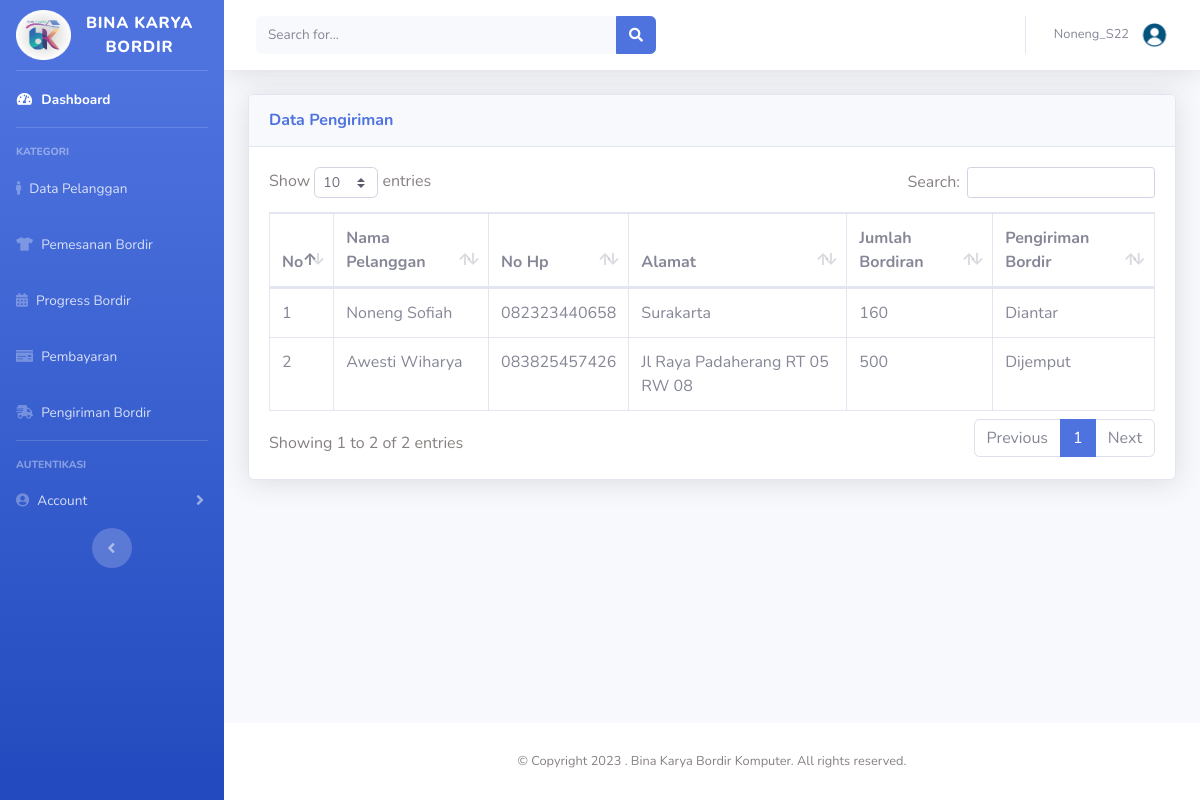
/data-pengiriman.php (signed in), run on an earlier commit of the app's database.
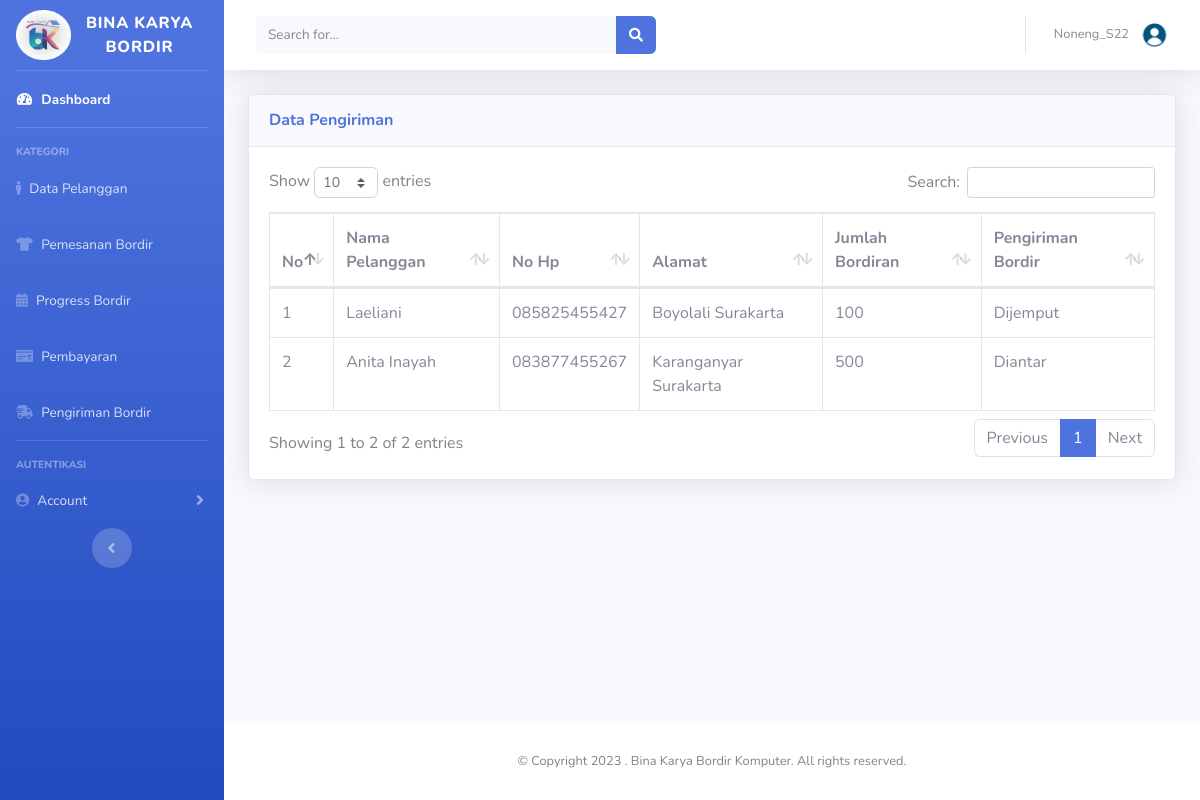
And on a later commit of the database.
### tables this page shows
CREATE TABLE `tb_pemesanan` (
  `ID_Pemesanan` int(11) NOT NULL,
  `ID_Pelanggan` int(11) NOT NULL,
  `Jumlah_Bordiran` int(11) NOT NULL,
  `Ukuran_Bordir` varchar(30) NOT NULL,
  `Estimasi_Bordir` varchar(30) NOT NULL,
  `Desain` varchar(30) NOT NULL,
  `Pengambilan_Bahan` varchar(30) NOT NULL,
  `Pengantaran_Barang` varchar(30) NOT NULL
);

CREATE TABLE `tb_pelanggan` (
  `ID_Pelanggan` int(11) NOT NULL,
  `Nama_Pelanggan` varchar(50) NOT NULL,
  `Alamat_Pelanggan` varchar(50) NOT NULL,
  `No_Hp` varchar(12) NOT NULL
);

### data-pengiriman.php (the view, shortened to what the changed rows need)
<?php
  if ($_SESSION['Username'] == ''){
    echo "<script>
      alert('Silahkan login terlebih dahulu');
      window.location='form-login.php';
    </script>";
  }else{
  ?>
<!DOCTYPE html>
<html lang="en">
  <head>
    <link href="vendor/fontawesome-free/css/all.min.css" rel="stylesheet" type="text/css" />
    <link href="css/sb-admin-2.min.css" rel="stylesheet" />
    <link href="vendor/datatables/dataTables.bootstrap4.min.css" rel="stylesheet" />
  </head>
  <body id="page-top">
    <div id="wrapper">
      <div id="content-wrapper" class="d-flex flex-column">
        <div id="content">
          <div class="container-fluid">
            <div class="card shadow mb-4">
              <div class="card-body">
                <div class="table-responsive">
                  <table class="table table-bordered" id="dataTable" width="100%" cellspacing="0">
                    <thead>
                      <tr>
                        <th>No</th>
                        <th>Nama Pelanggan</th>
                        <th>No Hp</th>
                        <th>Alamat</th>
                        <th>Jumlah Bordiran</th>
                        <th>Pengiriman Bordir</th>
                      </tr>
                    </thead>
                    <tbody>
                    <?php
                      include "koneksi.php";
                      $no=1;
                      $query= mysqli_query($connect,"select tb_pemesanan.*,tb_pelanggan.* from tb_pemesanan inner join tb_pelanggan on tb_pemesanan.ID_Pelanggan=tb_pelanggan.ID_Pelanggan");
                      while($data=mysqli_fetch_array($query)){
                    ?>
                      <tr>
                        <td><?php echo $no++; ?></td>
                        <td><?php echo $data['Nama_Pelanggan']; ?></td>
                        <td><?php echo $data['No_Hp']; ?></td>
                        <td><?php echo $data['Alamat_Pelanggan']; ?></td>
                        <td><?php echo $data['Jumlah_Bordiran']; ?></td>
                        <td><?php echo $data['Pengantaran_Barang']; ?></td>
                      </tr>
                      <?php
                      }
                      ?>
                    </tbody>
                  </table>
                </div>
              </div>
            </div>
          </div>
        </div>
      </div>
    </div>
  </body>
</html>
<?php } ?>

What changed in the data, as far as the page shows it:
changed tb_pemesanan: ID_Pelanggan.Nama_Pelanggan "Noneng Sofiah" → "Laeliani"; ID_Pelanggan.No_Hp "082323440658" → "085825455427"; ID_Pelanggan.Alamat_Pelanggan "Surakarta" → "Boyolali Surakarta"; Jumlah_Bordiran "160" → "100"; Pengantaran_Barang "Diantar" → "Dijemput"
changed tb_pemesanan: ID_Pelanggan.Nama_Pelanggan "Awesti Wiharya" → "Anita Inayah"; ID_Pelanggan.No_Hp "083825457426" → "083877455267"; ID_Pelanggan.Alamat_Pelanggan "Jl Raya Padaherang RT 05 RW 08" → "Karanganyar Surakarta"; Pengantaran_Barang "Dijemput" → "Diantar"
